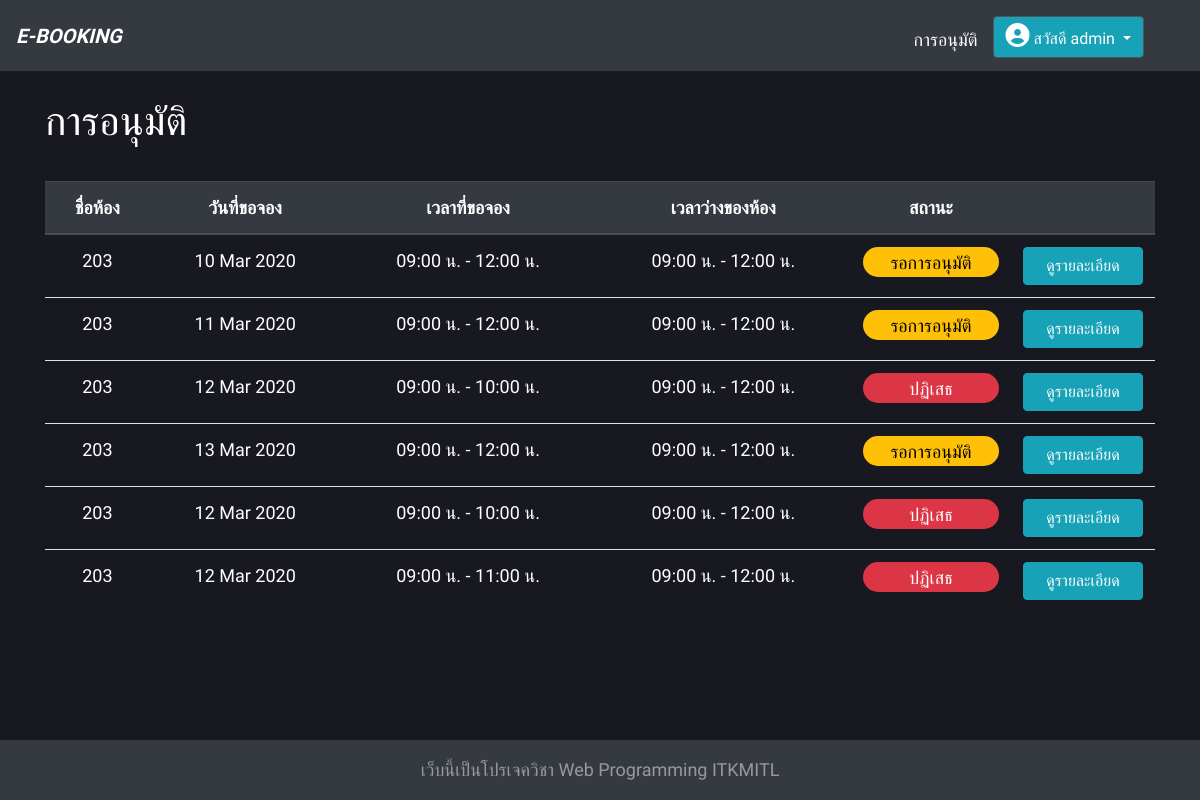
The app's page /accept/ (signed in), older data.
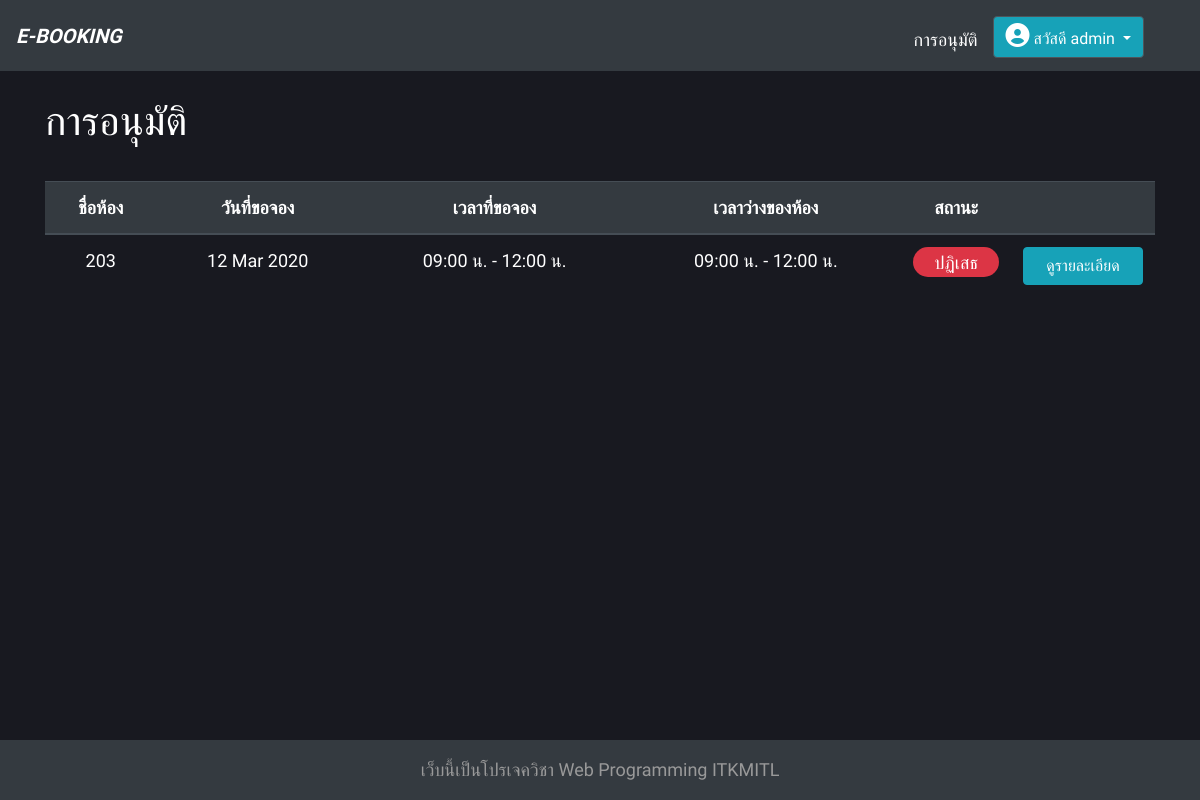
The same page, newer data.
### room/models.py (models this page shows, shortened)
class Booking(models.Model):
    book_id = models.AutoField(primary_key=True)
    room = models.ForeignKey(Room, on_delete=models.CASCADE)
    date = models.DateField()
    start_time =  models.TimeField()
    end_time =  models.TimeField()
    description = models.TextField(null=True, blank=True)
    status = models.CharField(max_length=50)
    status_remark = models.TextField(null=True, blank=True)
    book_by = models.ForeignKey(User, on_delete=models.CASCADE)
    book_date = models.DateField()

class Room(models.Model):
    room_id = models.AutoField(primary_key=True)
    name = models.CharField(max_length=50)
    open_time = models.TimeField()
    close_time =  models.TimeField()
    capacity = models.IntegerField()

### room/views.py (the view)
# urls.py: path('accept/', views.accept, name='accept'),
@login_required
@permission_required('room.change_room')
def accept(request):
    context = {
        'booking': Booking.objects.all(),
    }
    return render(request, 'room/admin_accept.html', context=context)

### room/templates/room/admin_accept.html
{% extends 'base.html' %}
{% load static %}
{% block content %}
<h1>การอนุมัติ</h1><br>
<table class="table" style="text-align: center;">
  <thead class="thead-dark">
    <tr>
      <th scope="col">ชื่อห้อง</th>
      <th scope="col">วันที่ขอจอง</th>
      <th scope="col">เวลาที่ขอจอง</th>
      <th scope="col">เวลาว่างของห้อง</th>
      <th scope="col">สถานะ</th>
      <th scope="col"></th>
    </tr>
  </thead>
  <tbody>
    {% for b in booking %}
    <tr>
      <td>{{ b.room.name }}</th>
      <td>{{ b.date|date:'d M Y' }}</td>
      <td>{{ b.start_time|time:'H:i' }} น. - {{ b.end_time|time:'H:i' }} น.</td>
      <td>{{ b.room.open_time|time:'H:i' }} น. - {{ b.room.close_time|time:'H:i' }} น.</td>
      {% if b.status == 'อนุมัติ' %}
        <td><div class="bg-success" style="height: 30px; padding: 0; padding-top: 2px; ; border-radius:15px;" role="alert">{{ b.status }}</div></td>
      {% elif b.status == 'ปฏิเสธ' %}
        <td><div class="bg-danger" style="height: 30px; padding: 0; padding-top: 2px; ; border-radius:15px;" role="alert">{{ b.status }}</div></td>
      {% else %}
        <td><div class="bg-warning" style="height: 30px; padding: 0; padding-top: 2px; color:#000; border-radius:15px;" role="alert">{{ b.status }}</div></td>
      {% endif %}
      <td style="width:10%;">
        <a href="{% url 'accept_detail' b.book_id %}" style="width:120px;" class="btn btn-info">ดูรายละเอียด</a>
      </td>
    </tr>
    {% endfor %}
  </tbody>
</table>
{% endblock  %}

### templates/base.html (shortened to what this page needs)
<!DOCTYPE html>
{% load static %}
<html lang="en">
<head>
    <link rel="stylesheet" href="{% static 'css/bootstrap.min.css' %}">
    <link href="https://unpkg.com/gijgo@1.9.13/css/gijgo.min.css" rel="stylesheet" type="text/css" />
</head>
<body>
    <nav class="navbar navbar-expand-lg navbar-dark bg-dark">
        {% if request.user.groups.all.0.name == 'User' %}
        <a class="navbar-brand" href="{% url 'index' %}" style="font-style: italic;"><b>E-BOOKING</b></a>
        {% elif request.user.groups.all.0.name == 'Admin' or request.user.is_superuser %}
        <a class="navbar-brand" href="{% url 'manage' %}" style="font-style: italic;"><b>E-BOOKING</b></a>
        {% else %}
        <a class="navbar-brand" href="{% url 'login' %}" style="font-style: italic;"><b>E-BOOKING</b></a>
        {% endif %}
        <div class="collapse navbar-collapse  justify-content-end" id="navbarToggleExternalContent">
            <ul class="navbar-nav pt-2">
                {% if user.is_authenticated %}
                {% if request.user.groups.all.0.name == 'User' %}
                <li class="nav-item dropdown" style="color:white; margin:10px 0px 10px 10px;"><a
                        href="{% url 'request' request.user.id %}"
                        style="color:white; margin-top:10px;">รายการคำร้อง</a></li>
                {% else %}
                <li class="nav-item dropdown" style="color:white; margin:10px 0px 10px 10px;"><a
                        href="{% url 'accept' %}" style="color:white; margin-top:10px;">การอนุมัติ</a></li>
                {% endif %}
                <li>
                    <div class="dropdown show" style="margin-right: 25px;">
                        <a class="btn btn-secondary dropdown-toggle bg-info" href="#" role="button" id="dropdownMenuLink"
                            data-toggle="dropdown" aria-haspopup="true" aria-expanded="false">
                            <i class='fas fa-user-circle' style='font-size:24px'></i> สวัสดี {{ user.username }}
                        </a>
                    </div>
                </li>
                {% endif %}
            </ul>
        </div>
    </nav>
    <br>
    <div class="container">
        {% block content %}
        {% endblock %}
    </div>
    <footer class="footer">
        <div class="container">
            <span class="text-muted">
                {% block footer %}
                <center><p style="color:#999 ;margin: 0px;">เว็บนี้เป็นโปรเจควิชา Web Programming ITKMITL</p> </center>
                {% endblock %}
            </span>
        </div>
    </footer>
</body>
</html>

### templates/base.html (style rules this page uses)
html { position: relative; min-height: 100%; }
body { margin-bottom: 60px; font-family: 'Mitr'; font-size: 18px; background: #181920; }
.footer { position: absolute; bottom: 0; width: 100%; height: 60px; line-height: 60px; background-color: rgb(52, 58, 64); }
td, th { text-align:center; color:#fff; }
li { padding-right: 15px; }
label, h1, li, h4, h2 { color: #fff; }

Row changes from the older to the newer data that the page shows:
removed Booking: room.name "203", date "10 Mar 2020", start_time "09:00", end_time "12:00", room.open_time "09:00", room.close_time "12:00", status "รอการอนุมัติ"
removed Booking: room.name "203", date "11 Mar 2020", start_time "09:00", end_time "12:00", room.open_time "09:00", room.close_time "12:00", status "รอการอนุมัติ"
removed Booking: room.name "203", date "12 Mar 2020", start_time "09:00", end_time "10:00", room.open_time "09:00", room.close_time "12:00", status "ปฏิเสธ"
removed Booking: room.name "203", date "13 Mar 2020", start_time "09:00", end_time "12:00", room.open_time "09:00", room.close_time "12:00", status "รอการอนุมัติ"
removed Booking: room.name "203", date "12 Mar 2020", start_time "09:00", end_time "10:00", room.open_time "09:00", room.close_time "12:00", status "ปฏิเสธ"
removed Booking: room.name "203", date "12 Mar 2020", start_time "09:00", end_time "11:00", room.open_time "09:00", room.close_time "12:00", status "ปฏิเสธ"
added Booking: room.name "203", date "12 Mar 2020", start_time "09:00", end_time "12:00", room.open_time "09:00", room.close_time "12:00", status "ปฏิเสธ"
